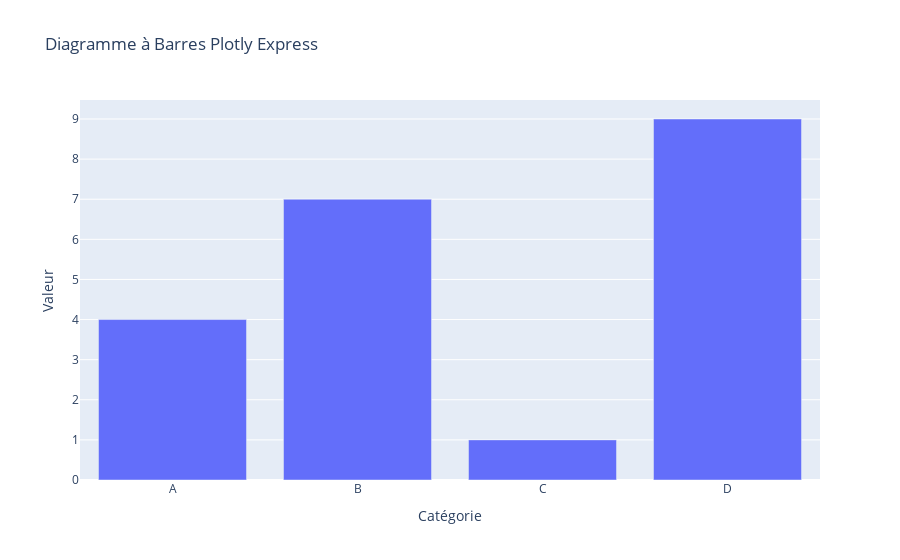

Source (notebook cell):
### Code cell
# Affichage du graphique
fig.show()

### Figure 1 — Plotly figure (JSON) as saved in the notebook; plotly's stock layout.template omitted (floating-point values rounded to 4 significant figures)
{"data": [{"alignmentgroup": "True", "hovertemplate": "Catégorie=%{x}<br>Valeur=%{y}<extra></extra>", "legendgroup": "", "marker": {"color": "#636efa", "pattern": {"shape": ""}}, "name": "", "offsetgroup": "", "orientation": "v", "showlegend": false, "textposition": "auto", "type": "bar", "x": ["A", "B", "C", "D"], "xaxis": "x", "y": [4, 7, 1, 9], "yaxis": "y"}], "layout": {"barmode": "relative", "legend": {"tracegroupgap": 0}, "title": {"text": "Diagramme à Barres Plotly Express"}, "xaxis": {"anchor": "y", "domain": [0, 1], "title": {"text": "Catégorie"}}, "yaxis": {"anchor": "x", "domain": [0, 1], "title": {"text": "Valeur"}}}}
